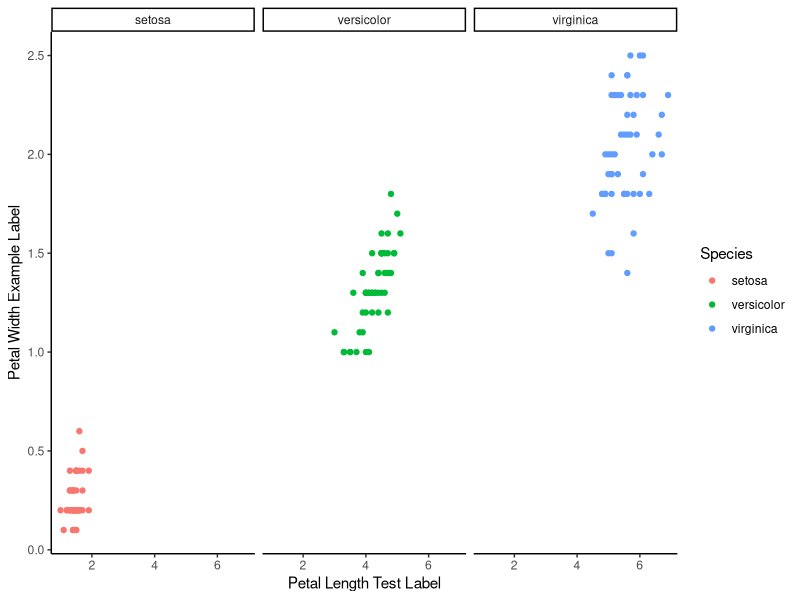

The R source for this figure:
## ---- chunk 1
knitr::opts_chunk$set(echo = TRUE)
library(tidyverse)

iris_graph <- ggplot(iris, aes(x = Petal.Length, y = Petal.Width)) +
  geom_point(aes(color = Species)) +
  theme_classic() + labs(x = "Petal Length Test Label", y = "Petal Width Example Label") + facet_wrap(~Species)
            
iris_graph
